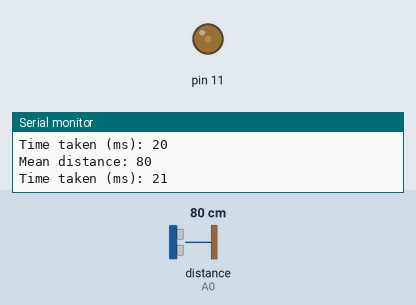
Simulated run of this sketch. Board: Arduino Uno, built with avr-gcc and run on an emulated ATmega328P. Shown: output pins drawn as LEDs (lit = HIGH), the last lines printed to the serial monitor. Inputs (shaded band) come from the test bench; at power-on: distance to the obstacle (sensor on A0) 80 cm.

Above: at 1.9 s.
2.0 s: distance to the obstacle (sensor on A0) set to 250 cm
At 3.1 s:
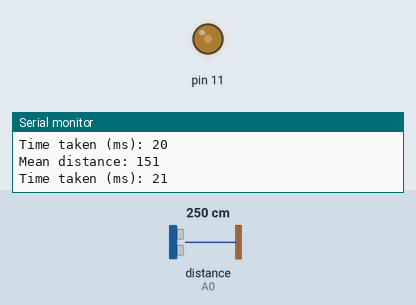
3.8 s: distance to the obstacle (sensor on A0) set to 2 cm
At 5.4 s:
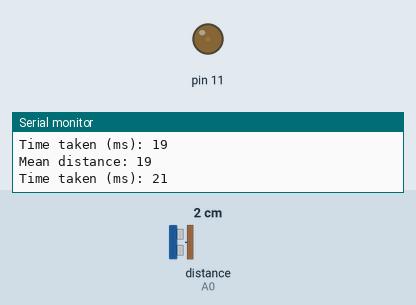
5.7 s: distance to the obstacle (sensor on A0) set to 299 cm
At 6.8 s:
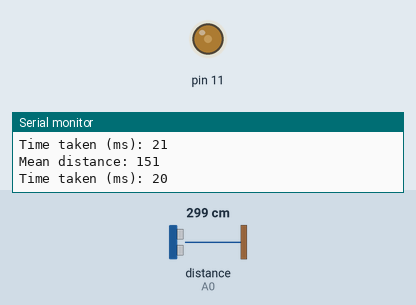
7.6 s: distance to the obstacle (sensor on A0) set to 4 cm
At 9.2 s:
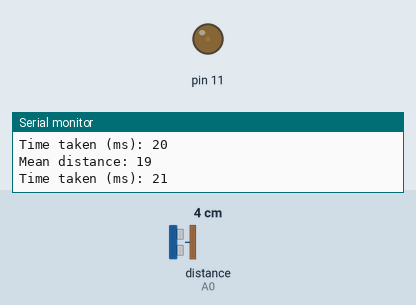
Timing chart, 0 to 10.4 s (numbered marks = the images above; inputs shaded):
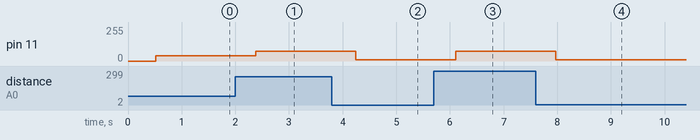

The sketch:

sharpPWMled.ino
```cpp
#include <SharpIR.h>

#define ir A0
#define model 20150
// ir: the pin where your sensor is attached
// model: an int that determines your sensor:  1080 for GP2Y0A21Y
//                                            20150 for GP2Y0A02Y
//                                            (working distance range according to the datasheets)

SharpIR SharpIR(ir, model);

void setup() {
  // put your setup code here, to run once:
  Serial.begin(9600);
}

void loop() {
  delay(500);

  unsigned long pepe1=millis();  // takes the time before the loop on the library begins

  int dis=SharpIR.distance();  // this returns the distance to the object you're measuring


  Serial.print("Mean distance: ");  // returns it to the serial monitor
  Serial.println(dis);

  unsigned long pepe2=millis()-pepe1;  // the following gives you the time taken to get the measurement
  Serial.print("Time taken (ms): ");
  Serial.println(pepe2);

   analogWrite(11, dis/2);
  // Wait a little for the data to print
  delay(100);

}
```

Measured:
- after the input at 2.0 s, pin 11: 40/255 → 75/255 after 0.38 s
- after the input at 3.8 s, pin 11: 75/255 → 9/255 after 0.44 s
- after the input at 5.7 s, pin 11: 9/255 → 75/255 after 0.41 s
- after the input at 7.6 s, pin 11: 75/255 → 9/255 after 0.37 s
